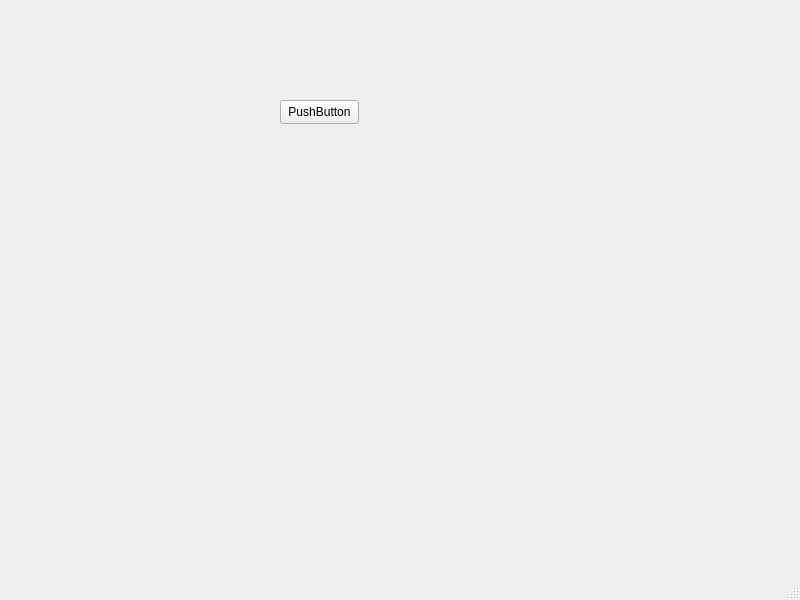
<?xml version="1.0" encoding="UTF-8"?>
<ui version="4.0">
 <class>MainWindow</class>
 <widget class="QMainWindow" name="MainWindow">
  <property name="geometry">
   <rect>
    <x>0</x>
    <y>0</y>
    <width>800</width>
    <height>600</height>
   </rect>
  </property>
  <property name="windowTitle">
   <string>MainWindow</string>
  </property>
  <widget class="QWidget" name="centralwidget">
   <widget class="QPushButton" name="pushButton">
    <property name="geometry">
     <rect>
      <x>280</x>
      <y>100</y>
      <width>79</width>
      <height>24</height>
     </rect>
    </property>
    <property name="text">
     <string>PushButton</string>
    </property>
   </widget>
  </widget>
  <widget class="QMenuBar" name="menubar">
   <property name="geometry">
    <rect>
     <x>0</x>
     <y>0</y>
     <width>800</width>
     <height>33</height>
    </rect>
   </property>
  </widget>
  <widget class="QStatusBar" name="statusbar"/>
 </widget>
 <resources/>
 <connections/>
</ui>
